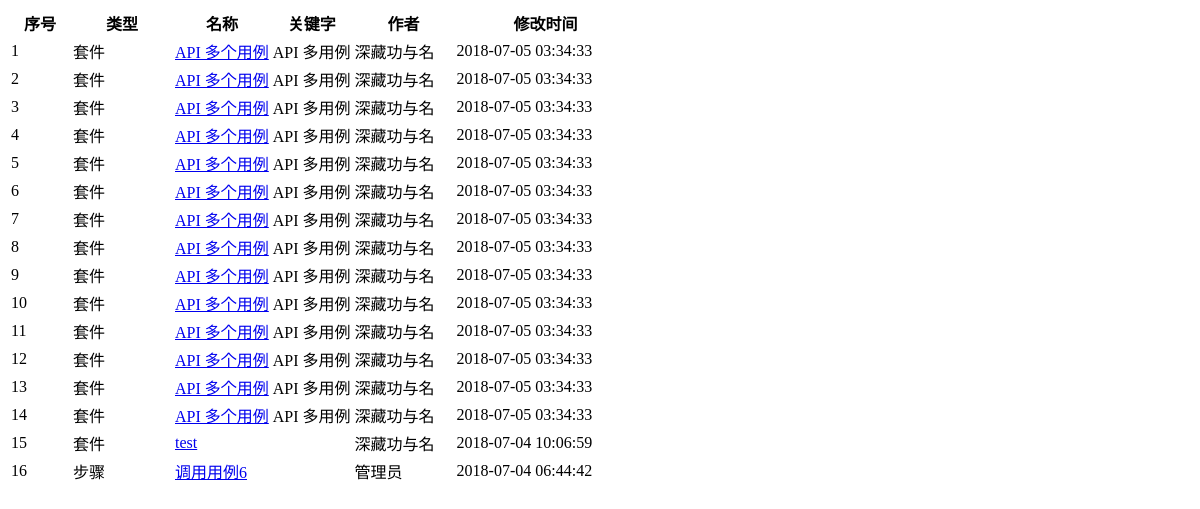
Page /case/6/reference/ on the earlier database version.
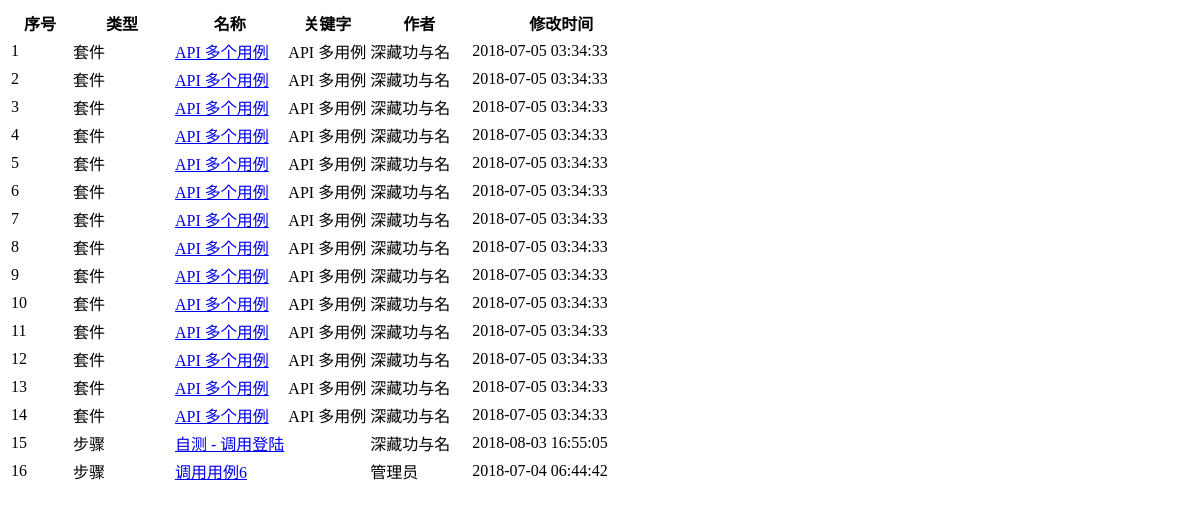
Same page on the later database version.
### main/models.py (models this page shows, shortened)
class Suite(models.Model):
    code = models.UUIDField(auto_created=True, default=uuid.uuid1, editable=False)
    name = models.CharField(max_length=100)
    description = models.TextField(blank=True)
    keyword = models.CharField(blank=True, max_length=100)
    project = models.ForeignKey('main.Project', on_delete=models.SET_NULL, blank=True, null=True)
    creator = models.ForeignKey(
        User, verbose_name='创建人', related_name='suite_creator', on_delete=models.SET_NULL, blank=True, null=True)
    created_date = models.DateTimeField('创建时间', auto_now_add=True, null=True)
    modifier = models.ForeignKey(
        User, verbose_name='修改人', related_name='suite_modifier', on_delete=models.SET_NULL, blank=True, null=True)
    modified_date = models.DateTimeField('修改时间', auto_now=True, null=True)
    is_active = models.BooleanField(default=True)
    timeout = models.FloatField(default=10)
    ui_get_ss = models.BooleanField(default=True)
    log_level_list = (
        (1, 'DEV'),
        (10, 'DEBUG'),
        (20, 'INFO'),
        (30, 'WARNING'),
        (40, 'ERROR'),
        (50, 'CRITICAL'),
    )
    log_level = models.IntegerField(choices=log_level_list, default=20)
    thread_count = models.IntegerField(default=1)
    config = models.ForeignKey('main.Config', on_delete=models.SET_NULL, blank=True, null=True)
    variable_group = models.ForeignKey('main.VariableGroup', on_delete=models.SET_NULL, blank=True, null=True)
    case = models.ManyToManyField('Case', through='SuiteVsCase', through_fields=('suite', 'case'))
    class Meta:
        ordering = ['-modified_date']

class Step(models.Model):
    code = models.UUIDField(auto_created=True, default=uuid.uuid1, editable=False)
    name = models.CharField(max_length=100)
    description = models.TextField(blank=True)
    keyword = models.CharField(blank=True, max_length=100)
    project = models.ForeignKey('main.Project', on_delete=models.SET_NULL, blank=True, null=True)
    creator = models.ForeignKey(
        User, verbose_name='创建人', related_name='step_creator', on_delete=models.SET_NULL, blank=True, null=True)
    created_date = models.DateTimeField('创建时间', auto_now_add=True, null=True)
    modifier = models.ForeignKey(
        User, verbose_name='修改人', related_name='step_modifier', on_delete=models.SET_NULL, blank=True, null=True)
    modified_date = models.DateTimeField('修改时间', auto_now=True, null=True)
    is_active = models.BooleanField(default=True)
    action = models.ForeignKey('main.Action', on_delete=models.SET_NULL, blank=True, null=True)
    timeout = models.FloatField(blank=True, null=True)
    save_as = models.CharField(blank=True, max_length=100)
    ui_by_list = (
        (0, ''),
        (1, 'id'),
        (2, 'xpath'),
        (3, 'link text'),
        (4, 'partial link text'),
        (5, 'name'),
        (6, 'tag name'),
        (7, 'class name'),
        (8, 'css selector'),
        (9, 'public element'),
        (10, 'variable'),
    )
    ui_by = models.IntegerField(choices=ui_by_list, default=0)
    ui_locator = models.TextField(blank=True)
    ui_index = models.IntegerField(blank=True, null=True)
    ui_base_element = models.CharField(max_length=1000, blank=True)
    ui_data = models.TextField(blank=True)
    ui_special_action_list = (
        (0, ''),
        (1, '鼠标 - 单击'),
        (2, '鼠标 - 点击后不放'),
        (3, '鼠标 - 右键单击'),
        (4, '鼠标 - 双击'),
        (5, '鼠标 - 释放'),
        (6, '鼠标 - 移动到偏移点位置'),
        (7, '鼠标 - 移动到某元素中间'),
        (8, '鼠标 - 移动到某元素左上角为基准的偏移点位置'),
        (9, '鼠标 - 拖动某元素到另一元素上'),
        (10, '鼠标 - 拖动某元素到偏移点位置'),
        (11, '键盘 - 按下某键不释放'),
        (12, '键盘 - 释放某键'),
        (13, '键盘 - 发送按键（组）到当前焦点元素'),
        (14, '键盘 - 发送按键（组）到指定元素'),
    )
    ui_special_action = models.IntegerField(choices=ui_special_action_list, default=0)
    ui_alert_handle_list = (
        (1, '确定'),
        (2, '取消'),
        (3, '忽略'),
    )
    ui_alert_handle = models.IntegerField(choices=ui_alert_handle_list, default=1)
    api_url = models.TextField(blank=True)
    api_headers = models.TextField(blank=True)
    api_body = models.TextField(blank=True)
    api_data = models.TextField(blank=True)
    other_data = models.TextField(blank=True)
    other_sub_case = models.ForeignKey(
        'main.Case', on_delete=models.SET_NULL, blank=True, null=True, related_name='step_sub_case')
    class Meta:
        ordering = ['-modified_date']

### main/views/case.py (the view)
# urls.py: path('case/<str:pk>/reference/', case.reference, name='case_reference'),
def reference(request, pk):
    try:
        obj = Case.objects.select_related('creator', 'modifier').get(pk=pk)
    except Case.DoesNotExist:
        raise Http404('Case does not exist')
    objects = obj.suite_set.filter(is_active=True).order_by('-modified_date').values(
        'pk', 'name', 'keyword', 'creator', 'creator__username', 'modified_date').annotate(
        real_name=Concat('creator__last_name', 'creator__first_name', output_field=CharField()))
    for obj_ in objects:
        obj_['url'] = reverse(suite.detail, args=[obj_['pk']])
        obj_['type'] = '套件'
    objects2 = Step.objects.filter(is_active=True, other_sub_case=obj, action=26).order_by('-modified_date').values(
        'pk', 'name', 'keyword', 'creator', 'creator__username', 'modified_date').annotate(
        real_name=Concat('creator__last_name', 'creator__first_name', output_field=CharField()))
    for obj_ in objects2:
        obj_['url'] = reverse(step.detail, args=[obj_['pk']])
        obj_['type'] = '步骤'
    objects = list(objects)
    objects.extend(list(objects2))
    return render(request, 'main/include/detail_reference.html', locals())

### main/templates/main/include/detail_reference.html
<div class="table-responsive small" id='related_objects_div'>
    <table class="table table-bordered table-hover table-sm">
        <colgroup>
            <col style='width: 60px;'>
            <col style='width: 100px;'>
            <col>
            <col>
            <col style='width: 100px;'>
            <col style='width: 180px;'>
        </colgroup>
        <thead class="thead-light middle">
            <tr>
                <th>序号</th>
                <th>类型</th>
                <th>名称</th>
                <th>关键字</th>
                <th>作者</th>
                <th>修改时间</th>
            </tr>
        </thead>
        <tbody>
            {% for obj in objects %}
                <tr pk="{{ obj.pk }}">
                    <td col_name='index' class="middle">{{ forloop.counter }}</td>
                    <td col_name='type' class="middle">{{ obj.type }}</td>
                    <td col_name='name' class="align-middle"><a href="{{ obj.url }}" target="_blank">{{ obj.name }}</a></td>
                    <td col_name='keyword' class="align-middle">{{ obj.keyword }}</td>
                    <td col_name='real_name' class="middle">{{ obj.real_name }}</td>
                    <td col_name='modified_date' class="middle">{{ obj.modified_date }}</td>
                </tr>
            {% empty %}
                <tr>
                    <td colspan="6" class="text-center bg-secondary"><span class="text-white">无数据</span></td>
                </tr>
            {% endfor %}
        </tbody>
    </table>
</div>

Differences in the rows shown:
no longer on this page (row edited): Suite: type "套件", name "test", real_name "深藏功与名", modified_date "2018-07-04 10:06:59"
now on this page (row edited): Step: type "步骤", name "自测 - 调用登陆", real_name "深藏功与名", modified_date "2018-08-03 16:55:05"
